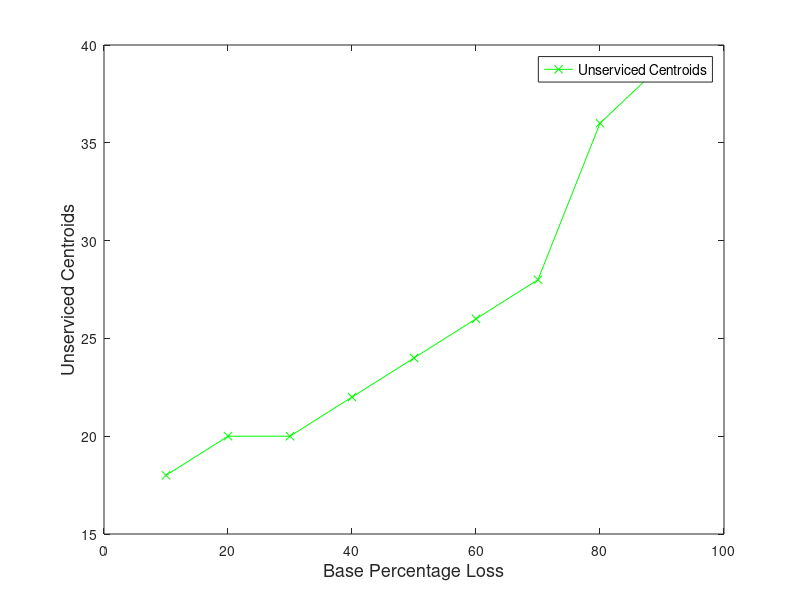

MATLAB code for this plot:
x = 10:10:90;

y_A = [18, 20, 20, 22, 24, 26, 28, 36, 39];
%y_B = [90.5472, 58.1212, 36.2312, 26.3665, 18.7739, 13.0418, 10.0733, 7.44539, 6.00467];


figure(1);
plot(x, y_A','x-','Color',[0	1	0]);
hold on
%plot(x, y_B','>-','Color',[0	0	0.172413793103448])
%hold on
%plot(x, y_C','<-','Color',[1	0.103448275862069	0.724137931034483]);
legend('Unserviced Centroids', 'FontSize', 10);
h1= xlabel('Base Percentage Loss'); h2=ylabel('Unserviced Centroids');
%or h=get(gca,'xlabel')
set(h1, 'FontSize', 13)
set(h2, 'FontSize', 13)
%title('Unserviced Centroids vs Base Station Percentage Loss')